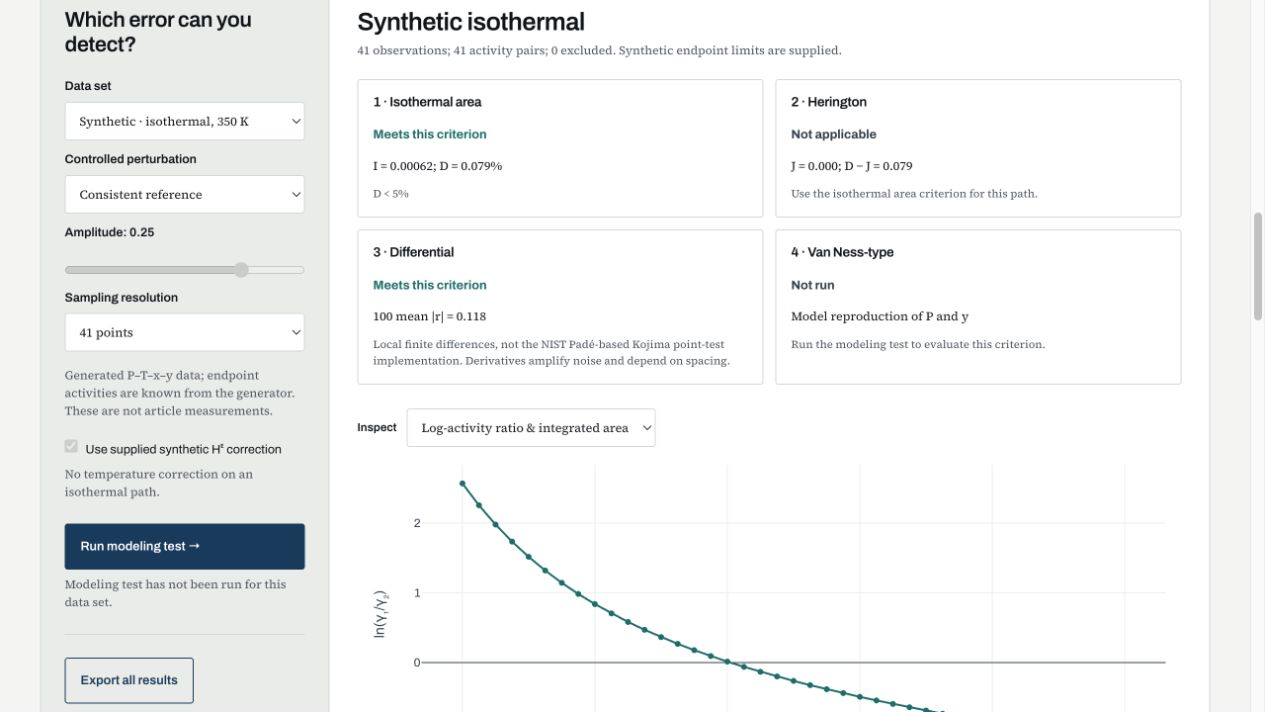
#> input picture _teaching-src/2105603/video-week03/demo-frames/01-baseline-controls.png, 1265 x 712 px, found by its file name
$ python week03_demo_crops.py
#> lines starting #> are read from the running program, lines starting #| are printed output that depends on the picture
"""Crop actual Lab03 UI captures for legible slide illustrations.

Sources are unaltered CUA screenshots under images/week03-lab03/.
Only viewport regions are selected; plots, values and labels are not changed.
Run with the absolute research interpreter.
"""
from pathlib import Path
from PIL import Image

ROOT = Path(__file__).resolve().parents[1]
FOLDER = ROOT / 'images/week03-lab03'
CROPS = {
    'baseline-controls-crop': ('01-baseline-controls.png', (46, 69, 319, 355)),
    'baseline-area-crop': ('02-baseline-area.png', (350, 81, 1195, 570)),
    'baseline-local-crop': ('03-baseline-local.png', (350, 81, 1195, 570)),
    'cancel-local-crop': ('04-canceling-local.png', (350, 81, 1195, 570)),
    'local41-crop': ('07-localized41-plot.png', (350, 140, 1195, 505)),
    'local161-crop': ('08-localized161-plot.png', (350, 140, 1195, 505)),
    'fit-score-crop': ('10-clean-fit-scores.png', (775, 38, 1184, 193)),
    'fit-controls-crop': ('10-clean-fit-scores.png', (47, 330, 314, 516)),
}
for name, (source, box) in CROPS.items():
    image = Image.open(FOLDER / source)
#> image is the input picture: PIL image 1265x712 RGB; mean R, G, B 242.3, 243.5, 243.3
    assert box[0] >= 0 and box[1] >= 0 and box[2] <= image.width and box[3] <= image.height
    image.crop(box).save(FOLDER / f'{name}.png')
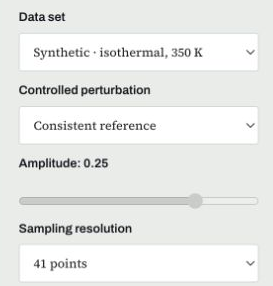
#> saved as baseline-controls-crop.png: PIL image 273x286 RGB; mean R, G, B 233.5, 234.9, 233.1
    print(name)
#> pass 2 of the loop `for name, (source, box) in CROPS.items():`:
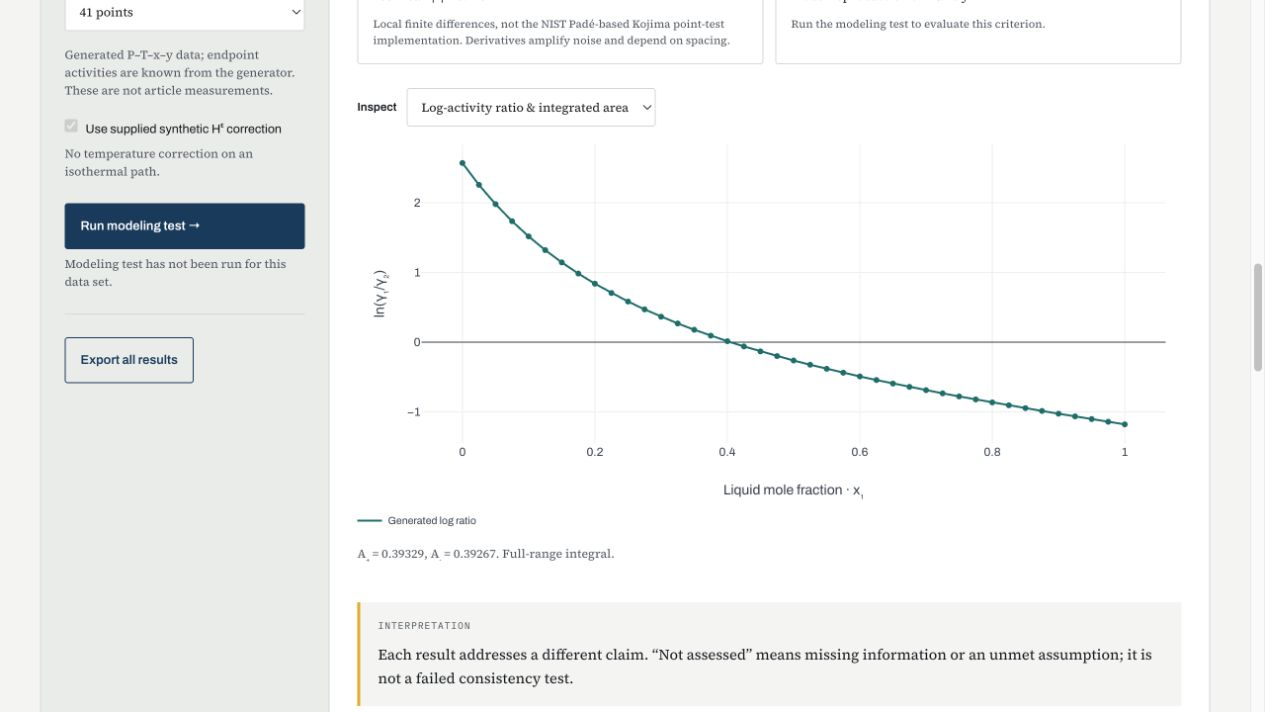
#> input picture _teaching-src/2105603/video-week03/demo-frames/02-baseline-area.png, 1265 x 712 px, found by its file name
#> image is the input picture: PIL image 1265x712 RGB; mean R, G, B 242.6, 243.7, 243.2
#> `image.crop(box).save(FOLDER / f'{name}.png')`:
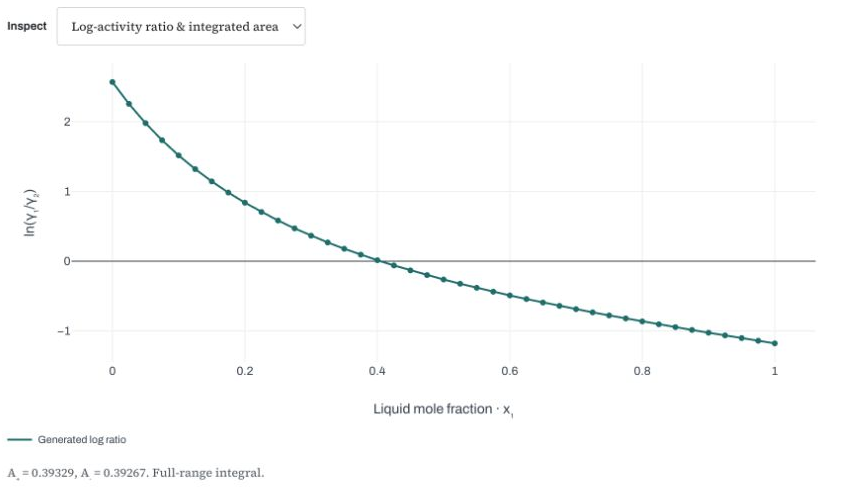
#> saved as baseline-area-crop.png: PIL image 845x489 RGB; mean R, G, B 252.1, 252.5, 252.5
#> pass 3 of the loop `for name, (source, box) in CROPS.items():`:
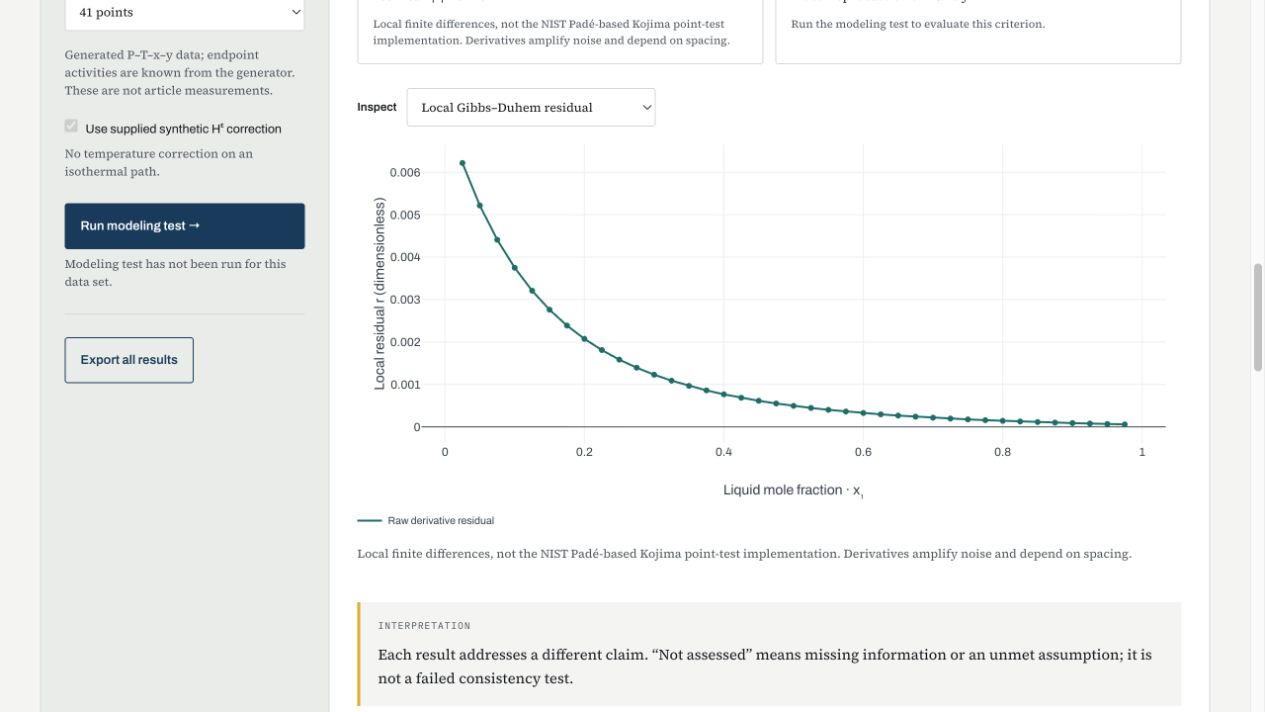
#> input picture _teaching-src/2105603/video-week03/demo-frames/03-baseline-local.png, 1265 x 712 px, found by its file name
#> image is the input picture: PIL image 1265x712 RGB; mean R, G, B 242.1, 243.3, 242.8
#> `image.crop(box).save(FOLDER / f'{name}.png')`:
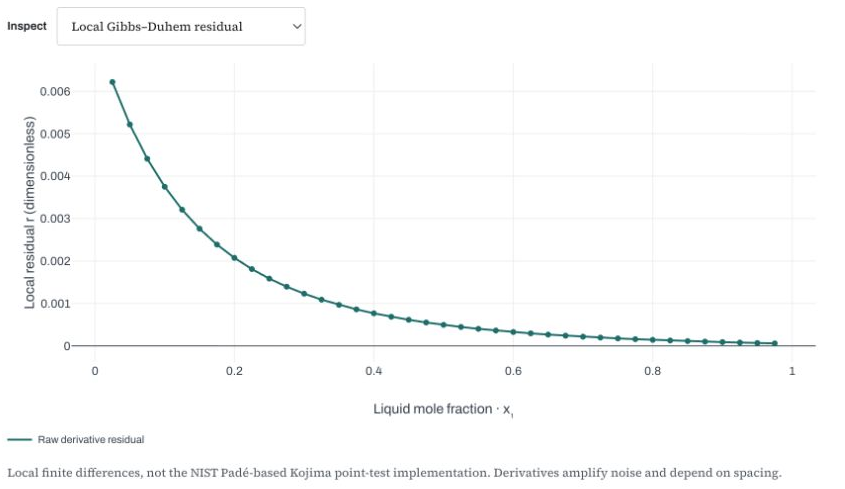
#> saved as baseline-local-crop.png: PIL image 845x489 RGB; mean R, G, B 251, 251.5, 251.6
#> (the run stopped early here; a loop or call above may not have finished)
